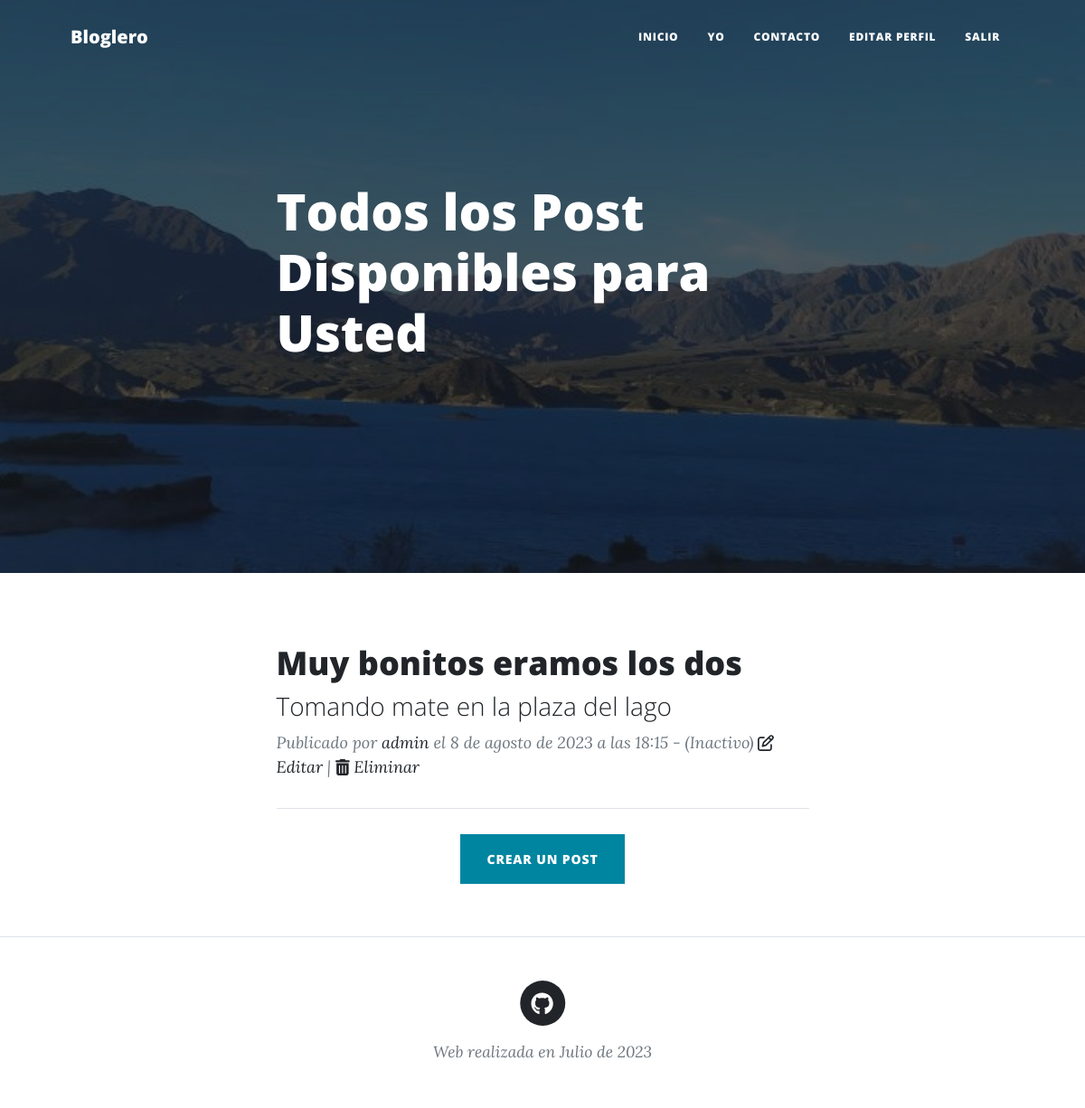
Screenshot of /allpost/1/ (signed in) with the database file from the repository.
### AppBlog/models.py (models this page shows)
class Blog(models.Model):
    user = models.ForeignKey(User, on_delete=models.CASCADE, null=False)
    nombre = models.CharField(max_length=250)
    descripcion = models.CharField(max_length=500)
    portada = models.ImageField(upload_to='uploads/')
    fecha = models.DateTimeField(default=datetime.now())
    visibilidad = models.IntegerField(default=0)  # 0 - publico (usuarios no autenticados acceden)

class Post(models.Model):
    user = models.ForeignKey(User, on_delete=models.CASCADE, null=True)
    blog = models.ForeignKey(Blog, on_delete=models.CASCADE, null=False)
    titulo = models.CharField(max_length=250)
    descripcion = models.CharField(max_length=500)
    texto = RichTextField(default=None)
    imagen = models.ImageField(default=None, upload_to='uploads/')
    link = models.TextField(default=None)
    fecha = models.DateTimeField(default=datetime.now())
    estado = models.IntegerField(default=1) # 0 - Inactivo

### AppBlog/views.py (the view)
# urls.py: path('allpost/<blog_id>/', allPost, name="allpost"), # muestra listado de todos los post de un blog particular
def allPost(request, blog_id):
    blog = Blog.objects.get(id=blog_id)
    if request.user.is_authenticated:
        if blog.user_id == request.user.id:
            posts = Post.objects.filter(blog_id=blog_id).order_by('id')
        elif blog.visibilidad not in [0,1]:
            return allPost(request, blog_id)
        else:
            posts = Post.objects.filter(blog_id=blog_id, estado=1).order_by('id')
    elif blog.visibilidad in [1,2]:
        return allPost(request, blog_id)
    else:
        posts = Post.objects.filter(blog_id=blog_id, estado=1).order_by('id')
    return render(request, "appblog/allPost.html", {'blog' : blog, 'posts' : posts })

### AppBlog/templates/appblog/allPost.html (shortened to what this page needs)
{% extends 'appblog/base.html' %}
{% load static %}
        {% block header %}
        <header class="masthead" style="background-image: url('{{ blog.portada.url }}')">
            <div class="container position-relative px-4 px-lg-5">
                <div class="row gx-4 gx-lg-5 justify-content-center">
                    <div class="col-md-10 col-lg-8 col-xl-7">
                        <div class="blog-heading">
                            <h1>Todos los Post Disponibles para Usted</h1>
                        </div>
                    </div>
                </div>
            </div>
        </header>
        {% endblock header %}
        {% block content %}
        <div class="container px-4 px-lg-5">
            <div class="row gx-4 gx-lg-5 justify-content-center">
                <div class="col-md-10 col-lg-8 col-xl-7">
                    {% for post in posts%}
                    <div class="post-preview">
                        <a href="{% url 'post' post.id %}">
                            <h2 class="post-title">{{ post.titulo }}</h2>
                            <h3 class="post-subtitle">{{ post.descripcion }}</h3>
                        </a>
                        <p class="post-meta">
                            Publicado por
                            {% if post.user.username is None %}
                                    Anonimo
                                {% else %}
                                    <a href="#!">{{ post.user.username }}</a>
                                {% endif %}
                                el {{ post.fecha }}  - <i>
                                {%if post.estado == 0 %}
                                    (Inactivo)
                                {% else %}
                                    (Activo)
                                {% endif %}</i>
                            {% if post.blog.user.id == user.id %}
                                <a href="{% url 'editPost' post.id %}">
                                    <i class="fa-regular fa-pen-to-square"></i> Editar
                                </a>|
                                <a href="{% url 'deletePost' post.id %}">
                                    <i class="fas fa-trash-alt"></i> Eliminar
                                </a>
                            {% endif %}
                        </p>
                    </div>
                    <hr class="my-4" />
                    {% endfor %}
                    <div class="d-flex justify-content-center mb-4"><a class="btn btn-primary text-uppercase m-1" href="{% url 'createPost' blog.id %}">Crear un Post</a></div>
                </div>
            </div>
        </div>
        {% endblock content %}

### rows the page displays
Blog: portada (picture)
Post: titulo "Muy bonitos eramos los dos", descripcion "Tomando mate en la plaza del lago", user.username "admin", fecha "8 de agosto de 2023 a las 18:15", estado "(Inactivo)", shows "Editar"
